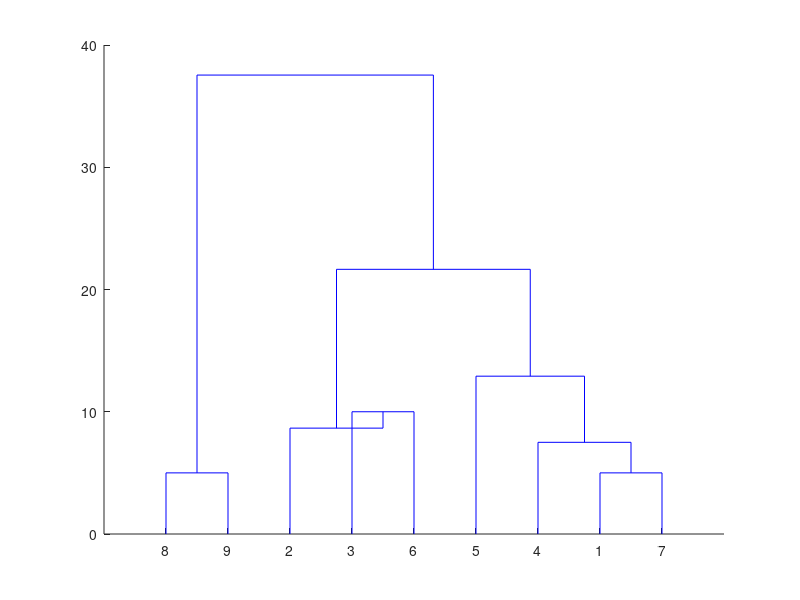

The MATLAB script that drew this image:
%hierarchical clustering
ar = [[5 10 15;
    10 15 30;
    10 10 25];
    [10 10 15;
    5 20 15;
    10 5 30];
    [5 5 15;
    30 10 5;
    30 10 10]]

z = linkage(ar,"centroid","cityblock")
dendrogram(z)